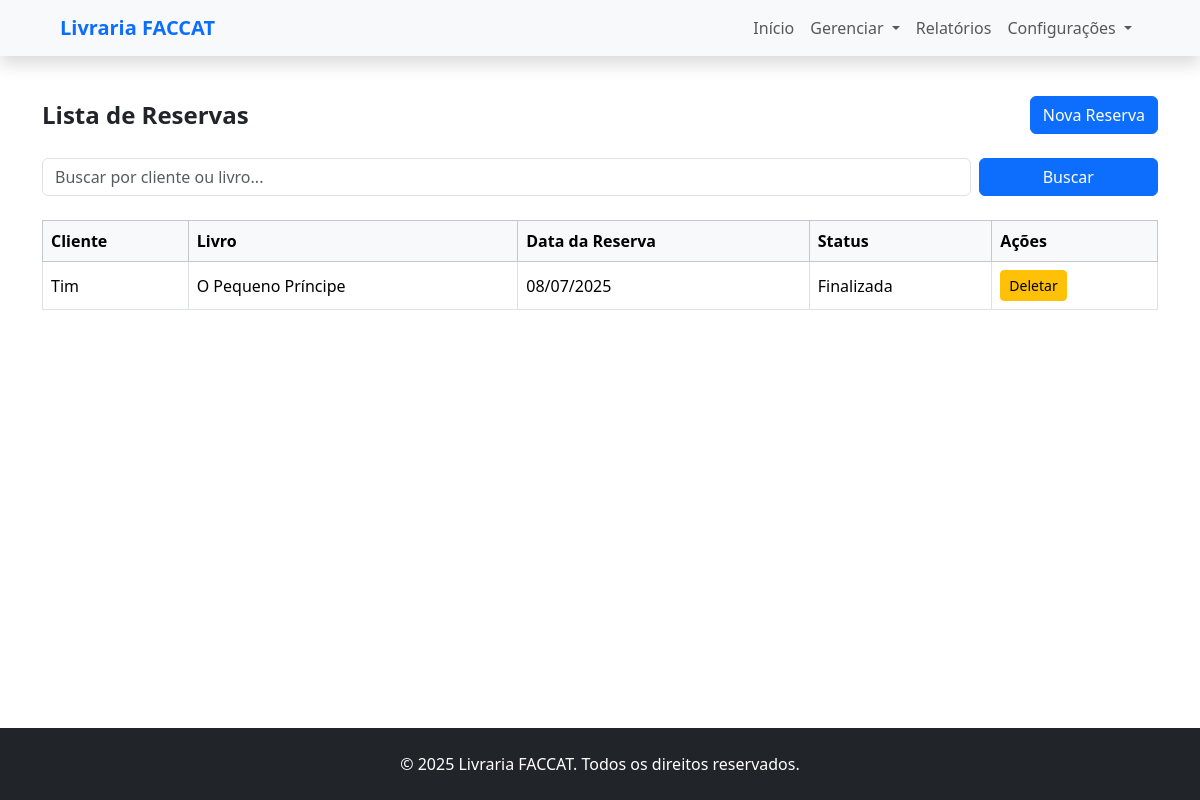
/livros/reservas/ (signed in), run on the app's committed database.
### livros/models.py (models this page shows, shortened)
class Reserva(models.Model):
    cliente = models.ForeignKey(Cliente, on_delete=models.CASCADE)
    livro = models.ForeignKey(Livro,on_delete=models.CASCADE)
    data_solicitacao = models.DateField(auto_now_add=True)
    status = models.CharField(max_length=20, choices=STATUS_RESERVA, default='AGUARDANDO')

class Livro(models.Model):
    nome = models.CharField(max_length=100)
    autor = models.CharField(max_length=100)
    descricao = models.TextField()
    ano_publicacao = models.IntegerField(default=datetime.now().year)
    foto = StdImageField(
        upload_to='fotos/alunos',
        variations={'thumb': (150, 150), 'medium': (300, 300)},
        blank=True,
        null=True
    )
    isbn = models.CharField(max_length=17, blank=True, null=True, unique=True,
                            help_text="ISBN do livro (ex: 978-3-16-148410-0)")
    genero = models.CharField(max_length=20, choices=GENEROS, default='ficcao')
    quantidade = models.PositiveIntegerField(default=0)

### usuarios/models.py (models this page shows, shortened)
class Cliente(models.Model):
    cpf = models.CharField(max_length=11, unique=True)
    email = models.EmailField()
    nome = models.CharField(max_length=50)
    endereco = models.CharField(max_length=30)
    logradouro = models.CharField(max_length=20)
    bairro = models.CharField(max_length=30)
    bloqueado = models.BooleanField(default=False)

### livros/views.py (the view)
# urls.py: path('reservas/', views.gerenciar_reservas, name='gerenciar_reservas'),
@login_required
def gerenciar_reservas(request):
    busca = request.GET.get('busca', '')
    if busca:
        reservas = Reserva.objects.filter(
            Q(cliente__nome__icontains=busca) |
            Q(livro__nome__icontains=busca)
        )
    else:
        reservas = Reserva.objects.all()
    reservas = reservas.select_related('livro', 'cliente')
    primeira_reserva_id_por_livro = {}
    for reserva in reservas:
        if reserva.livro_id not in primeira_reserva_id_por_livro:
            primeira = Reserva.objects.filter(
                livro_id=reserva.livro_id,
                status='AGUARDANDO'
            ).order_by('data_solicitacao').first()
            if primeira:
                primeira_reserva_id_por_livro[reserva.livro_id] = primeira.id
    for reserva in reservas:
        reserva.is_primeira = reserva.id == primeira_reserva_id_por_livro.get(reserva.livro_id)
    return render(request, 'reservas/gerenciar_reservas.html', {'reservas': reservas})

### livros/templates/reservas/gerenciar_reservas.html (shortened to what this page needs)
{% extends 'base.html' %}
{% block content %}
<div class="container my-4">
    <div class="d-flex justify-content-between align-items-center mb-4">
        <h1 class="h4 fw-bold mb-0">Lista de Reservas</h1>
        <a href="{% url 'selecionar_livro_reserva' %}" class="btn btn-primary">Nova Reserva</a>
    </div>
    <form method="get" class="row g-2 mb-4">
        <div class="col-md-10">
            <input type="text" name="busca" placeholder="Buscar por cliente ou livro..." value="{{ request.GET.busca }}"
                class="form-control" />
        </div>
        <div class="col-md-2">
            <button type="submit" class="btn btn-primary w-100">Buscar</button>
        </div>
    </form>
    <div class="table-responsive">
        <table class="table table-bordered table-hover align-middle">
            <thead class="table-light">
                <tr>
                    <th>Cliente</th>
                    <th>Livro</th>
                    <th>Data da Reserva</th>
                    <th>Status</th>
                    <th>Ações</th>
                </tr>
            </thead>
            <tbody>
                {% for reserva in reservas %}
                <tr>
                    <td>{{ reserva.cliente.nome }}</td>
                    <td>{{ reserva.livro.nome }}</td>
                    <td>{{ reserva.data_solicitacao | date:"d/m/Y" }}</td>
                    <td>{{ reserva.get_status_display }}</td>
                    <td>
                        <a href="{% url 'deletar_reserva' reserva.id %}" class="btn btn-warning btn-sm">Deletar</a>
                    </td>
                </tr>
                {% empty %}
                <tr>
                    <td colspan="5" class="text-center py-4">Nenhuma reserva cadastrada.</td>
                </tr>
                {% endfor %}
            </tbody>
        </table>
    </div>
</div>
{% endblock %}

### data on the page
Reserva: cliente.nome "Tim", livro.nome "O Pequeno Príncipe", data_solicitacao "08/07/2025", status "Finalizada"
